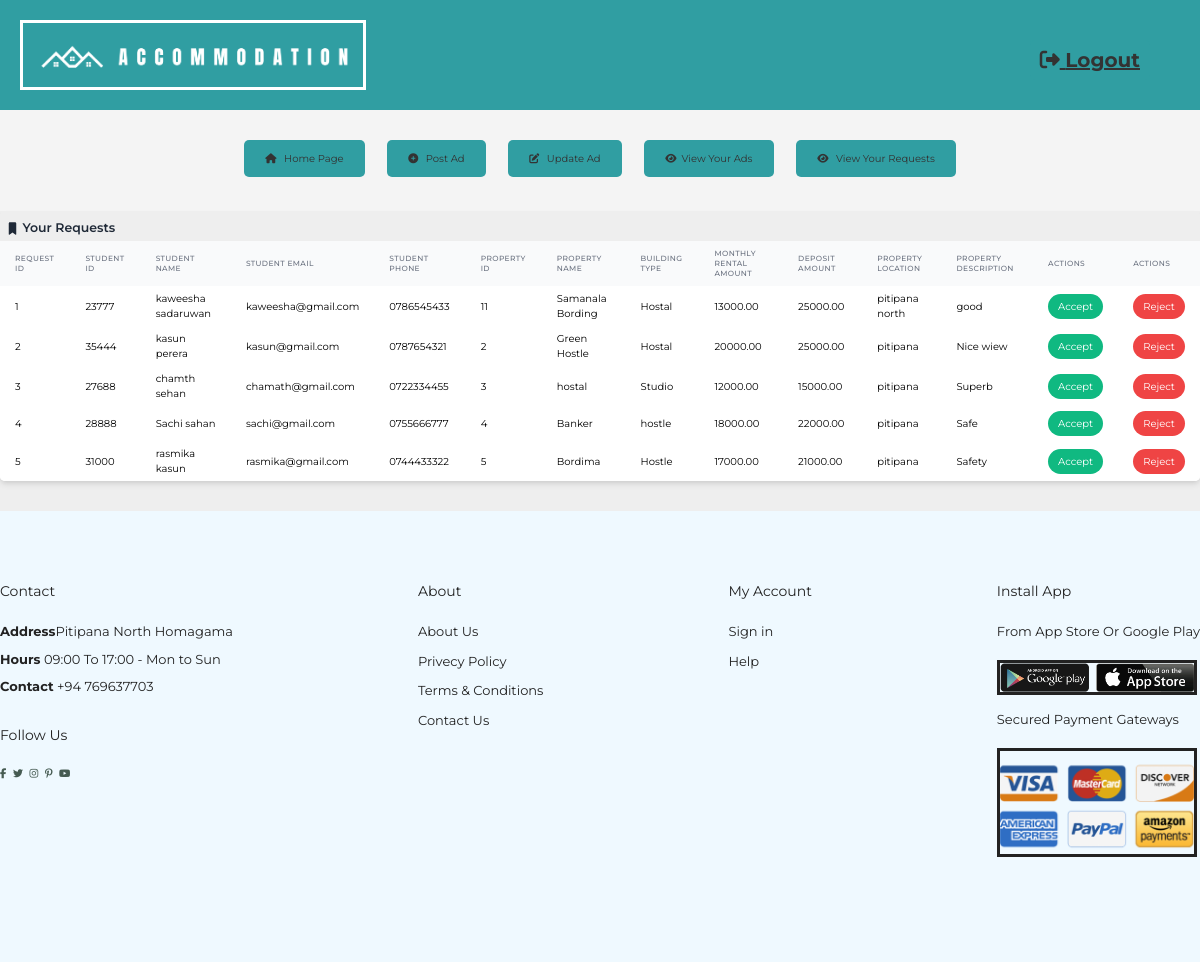
/Landlord/view_requests.php, run on the app's committed database.
### tables this page shows
CREATE TABLE `request_list` (
  `request_id` int(11) NOT NULL,
  `student_iid` int(11) NOT NULL,
  `student_name` varchar(100) NOT NULL,
  `student_email` varchar(100) NOT NULL,
  `student_phone` varchar(20) NOT NULL,
  `property_id` int(11) NOT NULL,
  `property_name` varchar(100) NOT NULL,
  `building_type` varchar(50) NOT NULL,
  `monthly_rental_amount` decimal(10,2) NOT NULL,
  `deposit_amount` decimal(10,2) NOT NULL,
  `property_location` varchar(100) NOT NULL,
  `property_desc` text NOT NULL,
  `property_image_url` varchar(255) NOT NULL,
  `created_at` timestamp NOT NULL DEFAULT current_timestamp()
);

### Landlord/view_requests.php (the view, shortened to what this page needs)
<?php
function connectToDatabase() {
    $servername = "localhost";
    $username = "root";
    $password = "";
    $database = "accommodation";
    $conn = new mysqli($servername, $username, $password, $database);
    return $conn;
}
?>
<!DOCTYPE html>
<html lang="en">
<head>
    <link href="https://cdn.jsdelivr.net/npm/tailwindcss@2.2.19/dist/tailwind.min.css" rel="stylesheet">
    <link href="css/styles.css" rel="stylesheet">
</head>
<body>
<?php include ('partials/nav.php') ?>
<div class="overflow-x-auto shadow-md sm:rounded-lg fade-in">
    <div class="p-2">
        <div class="relative mt-1">
            <div class="flex items-center">
                <div class="w-5 h-5 text-gray-500 dark:text-gray-400">
                </div>
                <h3 class="ml-2 text-xl font-semibold text-gray-800 dark:text-gray-200">Your Requests</h3>
            </div>
        </div>
    </div>
    <table class="min-w-full divide-y divide-gray-200 dark:divide-gray-700">
        <thead class="bg-gray-50 dark:bg-gray-700">
        <tr>
            <th scope="col" class="px-6 py-3 text-left text-xs font-medium text-gray-500 dark:text-gray-400 uppercase tracking-wider">Request ID</th>
            <th scope="col" class="px-6 py-3 text-left text-xs font-medium text-gray-500 dark:text-gray-400 uppercase tracking-wider">Student ID</th>
            <th scope="col" class="px-6 py-3 text-left text-xs font-medium text-gray-500 dark:text-gray-400 uppercase tracking-wider">Student Name</th>
            <th scope="col" class="px-6 py-3 text-left text-xs font-medium text-gray-500 dark:text-gray-400 uppercase tracking-wider">Student Email</th>
            <th scope="col" class="px-6 py-3 text-left text-xs font-medium text-gray-500 dark:text-gray-400 uppercase tracking-wider">Student Phone</th>
            <th scope="col" class="px-6 py-3 text-left text-xs font-medium text-gray-500 dark:text-gray-400 uppercase tracking-wider">Property ID</th>
            <th scope="col" class="px-6 py-3 text-left text-xs font-medium text-gray-500 dark:text-gray-400 uppercase tracking-wider">Property Name</th>
            <th scope="col" class="px-6 py-3 text-left text-xs font-medium text-gray-500 dark:text-gray-400 uppercase tracking-wider">Building Type</th>
            <th scope="col" class="px-6 py-3 text-left text-xs font-medium text-gray-500 dark:text-gray-400 uppercase tracking-wider">Monthly Rental Amount</th>
            <th scope="col" class="px-6 py-3 text-left text-xs font-medium text-gray-500 dark:text-gray-400 uppercase tracking-wider">Deposit Amount</th>
            <th scope="col" class="px-6 py-3 text-left text-xs font-medium text-gray-500 dark:text-gray-400 uppercase tracking-wider">Property Location</th>
            <th scope="col" class="px-6 py-3 text-left text-xs font-medium text-gray-500 dark:text-gray-400 uppercase tracking-wider">Property Description</th>
            <th scope="col" class="px-6 py-3 text-left text-xs font-medium text-gray-500 dark:text-gray-400 uppercase tracking-wider">Actions</th>
            <th scope="col" class="px-6 py-3 text-left text-xs font-medium text-gray-500 dark:text-gray-400 uppercase tracking-wider">Actions</th>
        </tr>
        </thead>
        <tbody class="bg-white divide-y divide-gray-200 dark:bg-gray-800 dark:divide-gray-700">
        <?php
        $conn = connectToDatabase();
        $sql = "SELECT * FROM request_list";
        $result = $conn->query($sql);
        if ($result->num_rows > 0) {
            while ($row = $result->fetch_assoc()) {
                echo "<tr class='bg-white border-b dark:bg-gray-800 dark:border-gray-700 hover:bg-gray-50 dark:hover:bg-gray-600'>";
                echo "<td class='py-2 px-6 border'>" . $row["request_id"] . "</td>";
                echo "<td class='py-2 px-6 border'>" . $row["student_iid"] . "</td>";
                echo "<td class='py-2 px-6 border'>" . $row["student_name"] . "</td>";
                echo "<td class='py-2 px-6 border'>" . $row["student_email"] . "</td>";
                echo "<td class='py-2 px-6 border'>" . $row["student_phone"] . "</td>";
                echo "<td class='py-2 px-6 border'>" . $row["property_id"] . "</td>";
                echo "<td class='py-2 px-6 border'>" . $row["property_name"] . "</td>";
                echo "<td class='py-2 px-6 border'>" . $row["building_type"] . "</td>";
                echo "<td class='py-2 px-6 border'>" . $row["monthly_rental_amount"] . "</td>";
                echo "<td class='py-2 px-6 border'>" . $row["deposit_amount"] . "</td>";
                echo "<td class='py-2 px-6 border'>" . $row["property_location"] . "</td>";
                echo "<td class='py-2 px-6 max-w-xs truncate border'>" . $row["property_desc"] . "</td>";
                echo "<td class='py-2 px-6 border'>
                            <button onclick='acceptRequest(" . $row['request_id'] . ")' class='bg-green-500 hover:bg-green-600 text-white py-2 px-4 rounded-full'>Accept</button>
                            </td>";
                echo "<td class='py-2 px-6 border'>
                            <button onclick='deleteRequest(" . $row['request_id'] . ")' class='bg-red-500 hover:bg-red-600 text-white py-2 px-4 rounded-full'>Reject</button>
                            </td>";
                echo "</tr>";
            }
        } else {
            echo "<tr><td colspan='14' class='py-4 px-6 text-center border'>No Properties found</td></tr>";
        }
        ?>
        </tbody>
    </table>
</div>
<br><br>
<?php include ('partials/footer.php') ?>
</body>
</html>

### Landlord/css/styles.css (style rules this page uses)
* { margin: 0; padding: 0; box-sizing: border-box; }
body { font-family: 'Poppins', sans-serif; background-color: #d5d0d0; background-size: cover; background-position: center; }

### css/warden.css (style rules this page uses)
:root { --main-color:#DA2C32; --light-color:#666; --light-bg:#eee; --white:#fff; --black:#303030; --border:.1rem solid var(--light-color); --box-shodow:0 .5rem 1rem rgba(0,0,0,.1); }
* { font-family: 'Montserrat', sans-serif; margin: 0; padding: 0; box-sizing: border-box; outline: none; border: none; text-decoration: none; }
html { font-size: 62.5%; overflow-x: hidden; scroll-behavior: smooth; scroll-padding-top: 10rem; }
body { background-color: var(--light-bg); }
:root { --border: 2px solid black; }

### data on the page
request_list: request_id "1", student_iid "23777", student_name "kaweesha sadaruwan", student_email "kaweesha@gmail.com", student_phone "0786545433", property "11", property_name "Samanala Bording", building_type "Hostal", monthly_rental_amount "13000.00", deposit_amount "25000.00", property_location "pitipana north", property_desc "good"
request_list: request_id "2", student_iid "35444", student_name "kasun perera", student_email "kasun@gmail.com", student_phone "0787654321", property "2", property_name "Green Hostle", building_type "Hostal", monthly_rental_amount "20000.00", deposit_amount "25000.00", property_location "pitipana", property_desc "Nice wiew"
request_list: request_id "3", student_iid "27688", student_name "chamth sehan", student_email "chamath@gmail.com", student_phone "0722334455", property "3", property_name "hostal", building_type "Studio", monthly_rental_amount "12000.00", deposit_amount "15000.00", property_location "pitipana", property_desc "Superb"
request_list: request_id "4", student_iid "28888", student_name "Sachi sahan", student_email "sachi@gmail.com", student_phone "0755666777", property "4", property_name "Banker", building_type "hostle", monthly_rental_amount "18000.00", deposit_amount "22000.00", property_location "pitipana", property_desc "Safe"
request_list: request_id "5", student_iid "31000", student_name "rasmika kasun", student_email "rasmika@gmail.com", student_phone "0744433322", property "5", property_name "Bordima", building_type "Hostle", monthly_rental_amount "17000.00", deposit_amount "21000.00", property_location "pitipana", property_desc "Safety"
